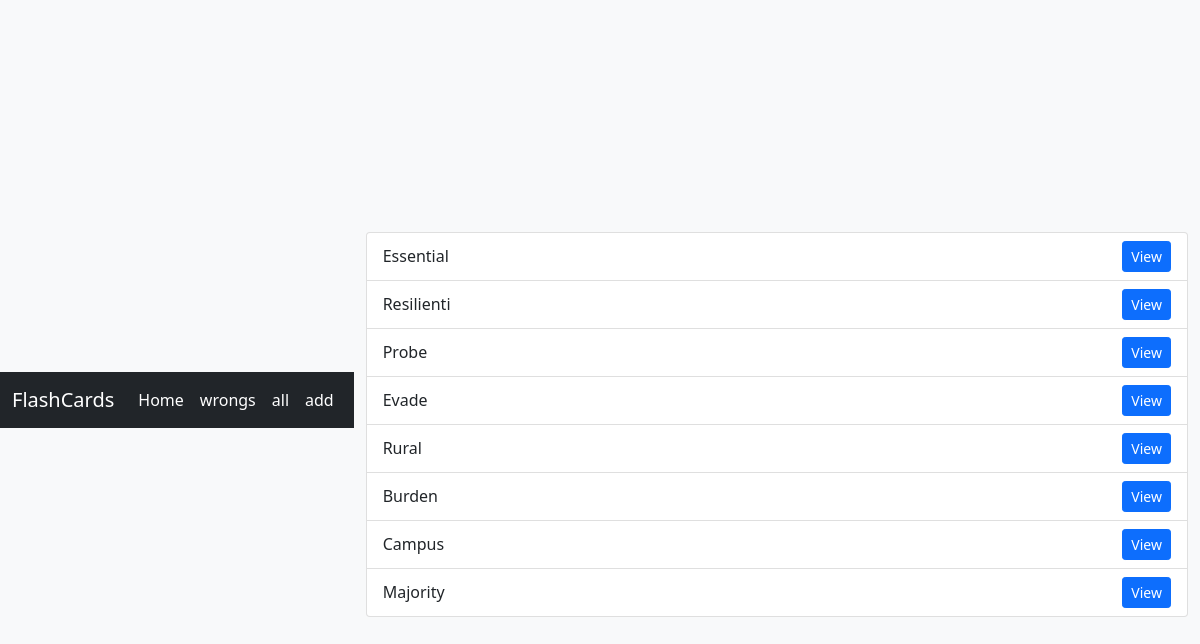
Page /cards/ on the earlier database version.
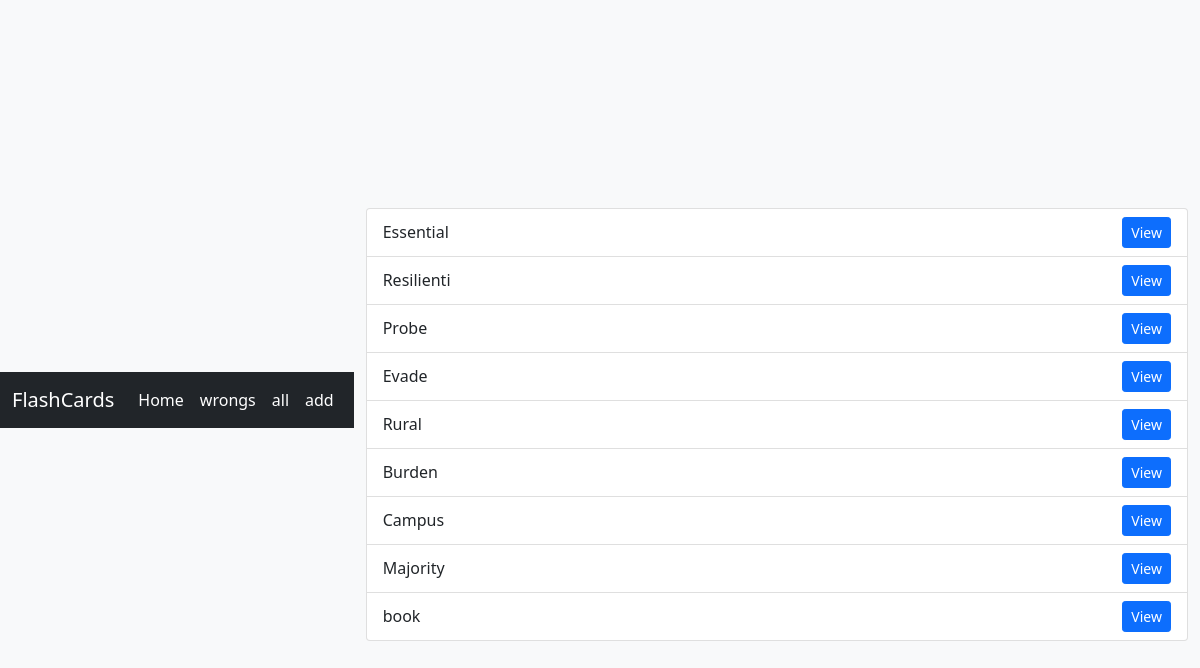
Same page on the later database version.
### home/models.py (models this page shows, shortened)
class FlashCard(models.Model):
    word = models.CharField(max_length=512)
    meaning = models.CharField(max_length=512)
    example = models.CharField(max_length=1024, null=True, blank=True)
    rate = models.SmallIntegerField(default=0)
    last_reply = models.BooleanField(default=False)
    created_at = models.DateField(auto_now_add=True)
    next_review_date = models.DateField()

### home/views.py (the view, shortened to what this page needs)
# urls.py: path("cards/" ,CardsView.as_view(),name="cards"),
class CardsView(View):
    def get(self, request):
        cards = FlashCard.objects.all()
        return render(request, "home/cards.html", {"cards": cards})

### home/templates/home/cards.html (shortened to what this page needs)
{% extends 'base.html' %}
{% block content %}
  <ul class="list-group">
    {% for card in cards %}
      <li class="list-group-item d-flex justify-content-between align-items-center">
        {{ card.word }}
        <a href="{% url 'home:cardsdetails' card.id %}" class="btn btn-sm btn-primary">View</a>
      </li>
    {% endfor %}
  </ul>
{% endblock %}

Differences in the rows shown:
added FlashCard: word "book"
